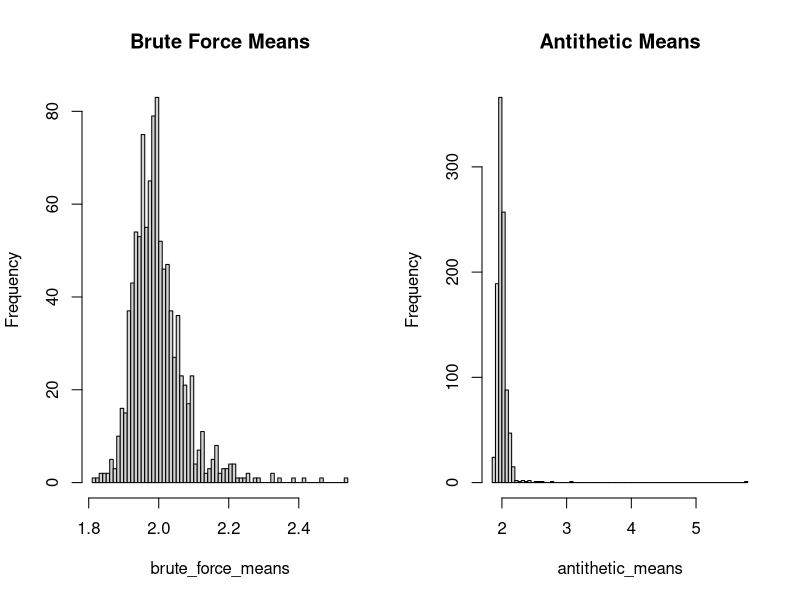

The R script that drew this image:
n = 1000
nmbSimulations = 1000

antithetic_comparison = function(n, nmbSimulations) {
  brute_force_means = rep(0, nmbSimulations)
  antithetic_means = rep(0, nmbSimulations)
    
  for (i in 1:nmbSimulations) {
    # Brute force, simulate using inverse-transform directly
    U = runif(2 * n)
    X = 1 / sqrt(1 - U)
    brute_force_means[i] = mean(X)
    
    # Antithetic approach in pairs
    U = runif(n)
    X = 1 / sqrt(1 - U)
    Y = 1 / sqrt(U)
    antithetic_means[i] = mean((X + Y) / 2)
  }
      
  print(paste("Brute force mean estimate mean:", mean(brute_force_means)))
  print(paste("Brute force mean estimate variance:", var(brute_force_means)))
  print(paste("Antithetic mean estimate mean:", mean(antithetic_means)))
  print(paste("Antithetic mean estimate variance:", var(antithetic_means)))
  
  par(mfrow = c(1, 2))
  hist(brute_force_means, breaks = 60, main = "Brute Force Means")
  hist(antithetic_means, breaks = 60, main = "Antithetic Means")
}

antithetic_comparison(n, nmbSimulations)
